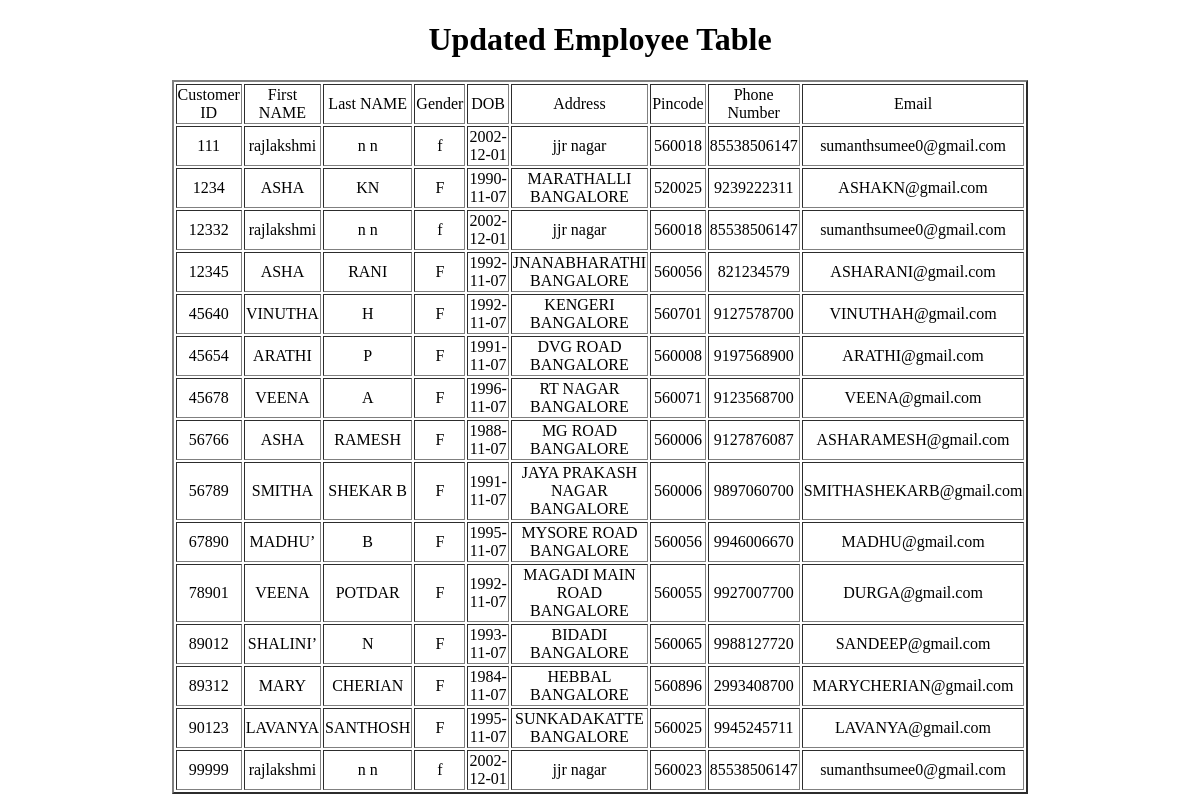
Screenshot of /customer_detail.php with the database file from the repository.
### tables this page shows
CREATE TABLE `customer` (
  `C_ID` bigint(20) NOT NULL,
  `C_FNAME` varchar(20) DEFAULT NULL,
  `C_LNAME` varchar(20) DEFAULT NULL,
  `C_GENDER` char(1) DEFAULT NULL,
  `C_DOB` date DEFAULT NULL,
  `C_ADD` varchar(100) DEFAULT NULL,
  `C_PINCODE` bigint(6) DEFAULT NULL,
  `C_PHONE` bigint(20) DEFAULT NULL,
  `C_EMAIL` varchar(50) DEFAULT NULL
);

### customer_detail.php (the view, shortened to what this page needs)
<!DOCTYPE html>
<html>
    <head>
    </head>
    <body>
        <div align="center">
            <h1>Updated Employee Table  </h1>
        <table border="2" style="width:40%; float:center; background-color:#FFFFFF";>
            <tr>
                <td align="center">Customer ID</td>
                <td align="center"> First NAME</td>
                <td align="center"> Last NAME</td>
                <td align="center"> Gender</td>
                <td align="center"> DOB</td>
                <td align="center"> Address</td>
                <td align="center">Pincode</td>
                <td align="center">Phone Number</td>
                <td align="center">Email</td>
            </tr>
                <?php
			$db = mysqli_connect("localhost","root","","mydatabase");
			$query = mysqli_query($db,"SELECT * FROM customer; ");
			while ($row = mysqli_fetch_assoc($query))
			{
				echo "<tr>";
				echo '<td align="center">'.$row['C_ID']."</td>";
				echo '<td align="center">'.$row['C_FNAME']."</td>";
				echo '<td align="center">'.$row['C_LNAME']."</td>";
                echo '<td align="center">'.$row['C_GENDER']."</td>";
                echo '<td align="center">'.$row['C_DOB']."</td>";
                echo '<td align="center">'.$row['C_ADD']."</td>";
                echo '<td align="center">'.$row['C_PINCODE']."</td>";
                echo '<td align="center">'.$row['C_PHONE']."</td>";
                echo '<td align="center">'.$row['C_EMAIL']."</td>";
                echo "</tr>";
			}
		?>
            </table>
            </div>
    </body>
</html>

### customer_detail.php (style rules this page uses)
body { background-image: url(images/1486213969B1.jpg) ,url(images/download.png ) ; background-repeat: no-repeat; background-size: 1500px 900px; background-blend-mode:lighten; opacity: 1; }

### rows the page displays
customer: C_ID "111", C_FNAME "rajlakshmi", C_LNAME "n n", C_GENDER "f", C_DOB "2002-12-01", C_ADD "jjr nagar", C_PINCODE "560018", C_PHONE "85538506147", C_EMAIL "sumanthsumee0@gmail.com"
customer: C_ID "1234", C_FNAME "ASHA", C_LNAME "KN", C_GENDER "F", C_DOB "1990-11-07", C_ADD "MARATHALLI BANGALORE", C_PINCODE "520025", C_PHONE "9239222311", C_EMAIL "ASHAKN@gmail.com"
customer: C_ID "12332", C_FNAME "rajlakshmi", C_LNAME "n n", C_GENDER "f", C_DOB "2002-12-01", C_ADD "jjr nagar", C_PINCODE "560018", C_PHONE "85538506147", C_EMAIL "sumanthsumee0@gmail.com"
customer: C_ID "12345", C_FNAME "ASHA", C_LNAME "RANI", C_GENDER "F", C_DOB "1992-11-07", C_ADD "JNANABHARATHI BANGALORE", C_PINCODE "560056", C_PHONE "821234579", C_EMAIL "ASHARANI@gmail.com"
customer: C_ID "45640", C_FNAME "VINUTHA", C_LNAME "H", C_GENDER "F", C_DOB "1992-11-07", C_ADD "KENGERI BANGALORE", C_PINCODE "560701", C_PHONE "9127578700", C_EMAIL "VINUTHAH@gmail.com"
customer: C_ID "45654", C_FNAME "ARATHI", C_LNAME "P", C_GENDER "F", C_DOB "1991-11-07", C_ADD "DVG ROAD BANGALORE", C_PINCODE "560008", C_PHONE "9197568900", C_EMAIL "ARATHI@gmail.com"
customer: C_ID "45678", C_FNAME "VEENA", C_LNAME "A", C_GENDER "F", C_DOB "1996-11-07", C_ADD "RT NAGAR BANGALORE", C_PINCODE "560071", C_PHONE "9123568700", C_EMAIL "VEENA@gmail.com"
customer: C_ID "56766", C_FNAME "ASHA", C_LNAME "RAMESH", C_GENDER "F", C_DOB "1988-11-07", C_ADD "MG ROAD BANGALORE", C_PINCODE "560006", C_PHONE "9127876087", C_EMAIL "ASHARAMESH@gmail.com"
customer: C_ID "56789", C_FNAME "SMITHA", C_LNAME "SHEKAR B", C_GENDER "F", C_DOB "1991-11-07", C_ADD "JAYA PRAKASH NAGAR BANGALORE", C_PINCODE "560006", C_PHONE "9897060700", C_EMAIL "SMITHASHEKARB@gmail.com"
customer: C_ID "67890", C_FNAME "MADHU’", C_LNAME "B", C_GENDER "F", C_DOB "1995-11-07", C_ADD "MYSORE ROAD BANGALORE", C_PINCODE "560056", C_PHONE "9946006670", C_EMAIL "MADHU@gmail.com"
customer: C_ID "78901", C_FNAME "VEENA", C_LNAME "POTDAR", C_GENDER "F", C_DOB "1992-11-07", C_ADD "MAGADI MAIN ROAD BANGALORE", C_PINCODE "560055", C_PHONE "9927007700", C_EMAIL "DURGA@gmail.com"
customer: C_ID "89012", C_FNAME "SHALINI’", C_LNAME "N", C_GENDER "F", C_DOB "1993-11-07", C_ADD "BIDADI BANGALORE", C_PINCODE "560065", C_PHONE "9988127720", C_EMAIL "SANDEEP@gmail.com"
customer: C_ID "89312", C_FNAME "MARY", C_LNAME "CHERIAN", C_GENDER "F", C_DOB "1984-11-07", C_ADD "HEBBAL BANGALORE", C_PINCODE "560896", C_PHONE "2993408700", C_EMAIL "MARYCHERIAN@gmail.com"
customer: C_ID "90123", C_FNAME "LAVANYA", C_LNAME "SANTHOSH", C_GENDER "F", C_DOB "1995-11-07", C_ADD "SUNKADAKATTE BANGALORE", C_PINCODE "560025", C_PHONE "9945245711", C_EMAIL "LAVANYA@gmail.com"
customer: C_ID "99999", C_FNAME "rajlakshmi", C_LNAME "n n", C_GENDER "f", C_DOB "2002-12-01", C_ADD "jjr nagar", C_PINCODE "560023", C_PHONE "85538506147", C_EMAIL "sumanthsumee0@gmail.com"
